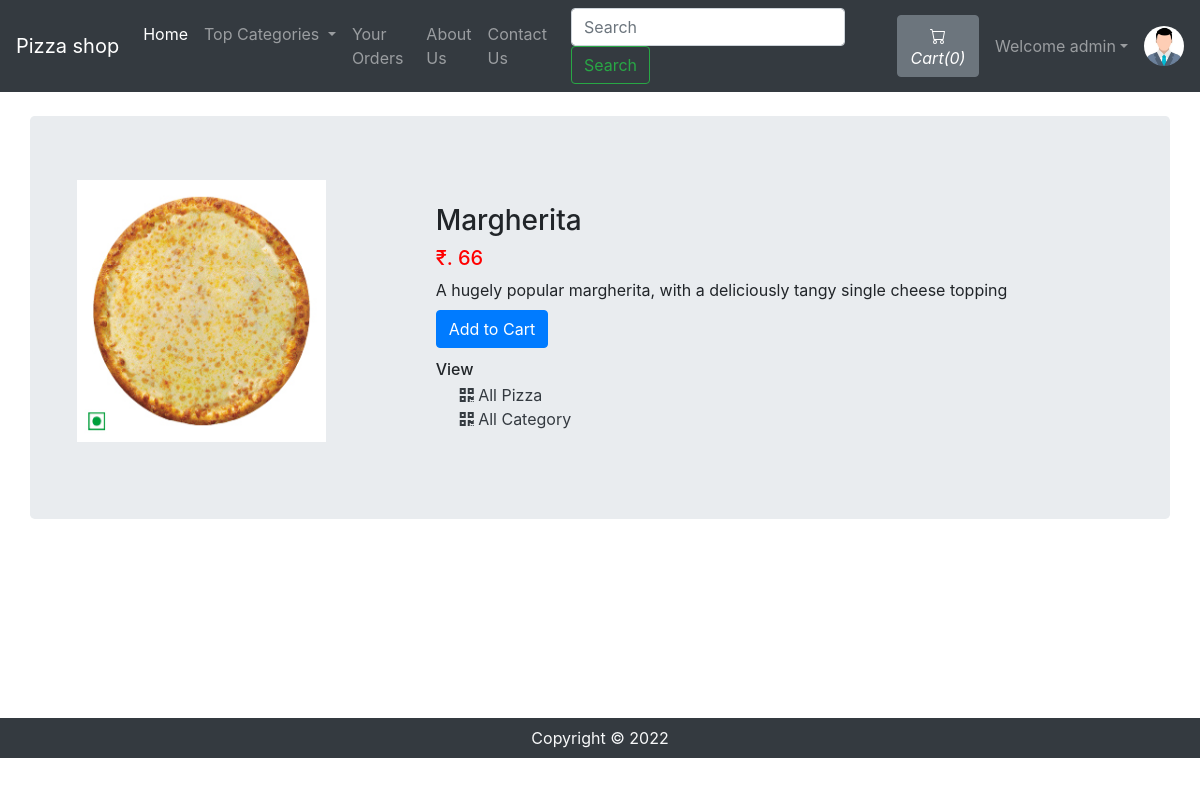
The app's page /viewPizza.php?pizzaid=1 (signed in) with its own data.
### tables this page shows
CREATE TABLE `sitedetail` (
  `tempId` int(11) NOT NULL,
  `systemName` varchar(21) NOT NULL,
  `email` varchar(35) NOT NULL,
  `contact1` bigint(21) NOT NULL,
  `contact2` bigint(21) DEFAULT NULL COMMENT 'Optional',
  `address` text NOT NULL,
  `dateTime` datetime NOT NULL DEFAULT current_timestamp()
);

CREATE TABLE `pizza` (
  `pizzaId` int(12) NOT NULL,
  `pizzaName` varchar(255) NOT NULL,
  `pizzaPrice` int(12) NOT NULL,
  `pizzaDesc` text NOT NULL,
  `pizzaCategorieId` int(12) NOT NULL,
  `pizzaPubDate` datetime NOT NULL DEFAULT current_timestamp()
);

### viewPizza.php (the view, shortened to what this page needs)
<!doctype html>
<html lang="en">
<head>
    <link rel="stylesheet" href="https://stackpath.bootstrapcdn.com/bootstrap/4.4.1/css/bootstrap.min.css">
    <link rel="stylesheet" href="https://use.fontawesome.com/releases/v5.8.2/css/all.css">
</head>
<body>
    <?php include 'partials/_dbconnect.php';?>
    <?php require 'partials/_nav.php' ?>
    <div class="container my-4" id="cont">
        <div class="row jumbotron">
        <?php
            $pizzaId = $_GET['pizzaid'];
            $sql = "SELECT * FROM `pizza` WHERE pizzaId = $pizzaId";
            $result = mysqli_query($conn, $sql);
            $row = mysqli_fetch_assoc($result);
            $pizzaName = $row['pizzaName'];
            $pizzaPrice = $row['pizzaPrice'];
            $pizzaDesc = $row['pizzaDesc'];
            $pizzaCategorieId = $row['pizzaCategorieId'];
        ?>
        <?php
        echo  '<div class="col-md-4">
                <img src="img/pizza-'.$pizzaId. '.jpg" width="249px" height="262px">
            </div>
            <div class="col-md-8 my-4">
                <h3>' . $pizzaName . '</h3>
                <h5 style="color: #ff0000">₹. '.$pizzaPrice. '</h5>
                <p class="mb-0">' .$pizzaDesc .'</p>';
                if($loggedin){
                    $quaSql = "SELECT `itemQuantity` FROM `viewcart` WHERE pizzaId = '$pizzaId' AND `userId`='$userId'";
                    $quaresult = mysqli_query($conn, $quaSql);
                    $quaExistRows = mysqli_num_rows($quaresult);
                    if($quaExistRows == 0) {
                        echo '<form action="partials/_manageCart.php" method="POST">
                              <input type="hidden" name="itemId" value="'.$pizzaId. '">
                              <button type="submit" name="addToCart" class="btn btn-primary my-2">Add to Cart</button>';
                    }else {
                        echo '<a href="viewCart.php"><button class="btn btn-primary my-2">Go to Cart</button></a>';
                    }
                }
                else{
                    echo '<button class="btn btn-primary my-2" data-toggle="modal" data-target="#loginModal">Add to Cart</button>';
                }
                echo '</form>
                <h6 class="my-1"> View </h6>
                <div class="mx-4">
                    <a href="viewPizzaList.php?catid=' . $pizzaCategorieId . '" class="active text-dark">
                    <i class="fas fa-qrcode"></i>
                        <span>All Pizza</span>
                    </a>
                </div>
                <div class="mx-4">
                    <a href="index.php" class="active text-dark">
                    <i class="fas fa-qrcode"></i>
                        <span>All Category</span>
                    </a>
                </div>
            </div>'
        ?>
        </div>
    </div>
    <?php require 'partials/_footer.php' ?>
</body>
</html>

### partials/_nav.php (shortened to what this page needs)
<?php
if(isset($_SESSION['loggedin']) && $_SESSION['loggedin']==true){
  $loggedin= true;
  $userId = $_SESSION['userId'];
  $username = $_SESSION['username'];
}
else{
  $loggedin = false;
  $userId = 0;
}
$sql = "SELECT * FROM `sitedetail`";
$result = mysqli_query($conn, $sql);
$row = mysqli_fetch_assoc($result);
$systemName = $row['systemName'];
echo '<nav class="navbar navbar-expand-lg navbar-dark bg-dark">
      <a class="navbar-brand" href="index.php">'.$systemName.'</a>
      <button class="navbar-toggler" type="button" data-toggle="collapse" data-target="#navbarSupportedContent" aria-controls="navbarSupportedContent" aria-expanded="false" aria-label="Toggle navigation">
        <span class="navbar-toggler-icon"></span>
      </button>
      <div class="collapse navbar-collapse" id="navbarSupportedContent">
        <ul class="navbar-nav mr-auto">
          <li class="nav-item active">
            <a class="nav-link" href="index.php">Home <span class="sr-only">(current)</span></a>
          </li>
          <li class="nav-item dropdown">
            <a class="nav-link dropdown-toggle" href="#" id="navbarDropdown" role="button" data-toggle="dropdown" aria-haspopup="true" aria-expanded="false">
              Top Categories
            </a>
            <div class="dropdown-menu" aria-labelledby="navbarDropdown">';
            echo '</div>
          </li>
          <li class="nav-item">
            <a class="nav-link" href="viewOrder.php">Your Orders</a>
          </li>
          <li class="nav-item">
            <a class="nav-link" href="about.php">About Us</a>
          </li>
          <li class="nav-item">
            <a class="nav-link" href="contact.php">Contact Us</a>
          </li>
        </ul>
        <form method="get" action="/search.php" class="form-inline my-2 my-lg-0 mx-3">
          <input class="form-control mr-sm-2" type="search" name="search" id="search" placeholder="Search" aria-label="Search" required>
          <button class="btn btn-outline-success my-2 my-sm-0" type="submit">Search</button>
        </form>';
        $countsql = "SELECT SUM(`itemQuantity`) FROM `viewcart` WHERE `userId`=$userId";
        $countresult = mysqli_query($conn, $countsql);
        $countrow = mysqli_fetch_assoc($countresult);
        $count = $countrow['SUM(`itemQuantity`)'];
        if(!$count) {
          $count = 0;
        }
        echo '<a href="viewCart.php"><button type="button" class="btn btn-secondary mx-2" title="MyCart">
          <svg xmlns="img/cart.svg" width="16" height="16" fill="currentColor" class="bi bi-cart" viewBox="0 0 16 16">
            <path d="M0 1.5A.5.5 0 0 1 .5 1H2a.5.5 0 0 1 .485.379L2.89 3H14.5a.5.5 0 0 1 .491.592l-1.5 8A.5.5 0 0 1 13 12H4a.5.5 0 0 1-.491-.408L2.01 3.607 1.61 2H.5a.5.5 0 0 1-.5-.5zM3.102 4l1.313 7h8.17l1.313-7H3.102zM5 12a2 2 0 1 0 0 4 2 2 0 0 0 0-4zm7 0a2 2 0 1 0 0 4 2 2 0 0 0 0-4zm-7 1a1 1 0 1 1 0 2 1 1 0 0 1 0-2zm7 0a1 1 0 1 1 0 2 1 1 0 0 1 0-2z"/>
          </svg>
          <i class="bi bi-cart">Cart(' .$count. ')</i>
        </button></a>';
        if($loggedin){
          echo '<ul class="navbar-nav mr-2">
            <li class="nav-item dropdown">
              <a class="nav-link dropdown-toggle" href="#" id="navbarDropdown" role="button" data-toggle="dropdown"> Welcome ' .$username. '</a>
              <div class="dropdown-menu" aria-labelledby="navbarDropdown">
                <a class="dropdown-item" href="partials/_logout.php">Logout</a>
              </div>
            </li>
          </ul>
          <div class="text-center image-size-small position-relative">
            <a href="viewProfile.php"><img src="img/person-' .$userId. '.jpg" class="rounded-circle" onError="this.src = \'img/profilePic.jpg\'" style="width:40px; height:40px"></a>
          </div>';
        }
        else {
          echo '
          <button type="button" class="btn btn-success mx-2"  data-toggle="modal" data-target="#loginModal">Login</button>
          <button type="button" class="btn btn-success mx-2"  data-toggle="modal" data-target="#signupModal">SignUp</button>';
        }
  echo '</div>
    </nav>';
?>

### viewPizza.php (style rules this page uses)
#cont { min-height : 578px; }

### records on screen
sitedetail: systemName "Pizza shop"
pizza: pizzaName "Margherita", pizzaPrice "66", pizzaDesc "A hugely popular margherita, with a deliciously tangy single cheese topping"

### other values on screen
$count "0"
$username "admin"
